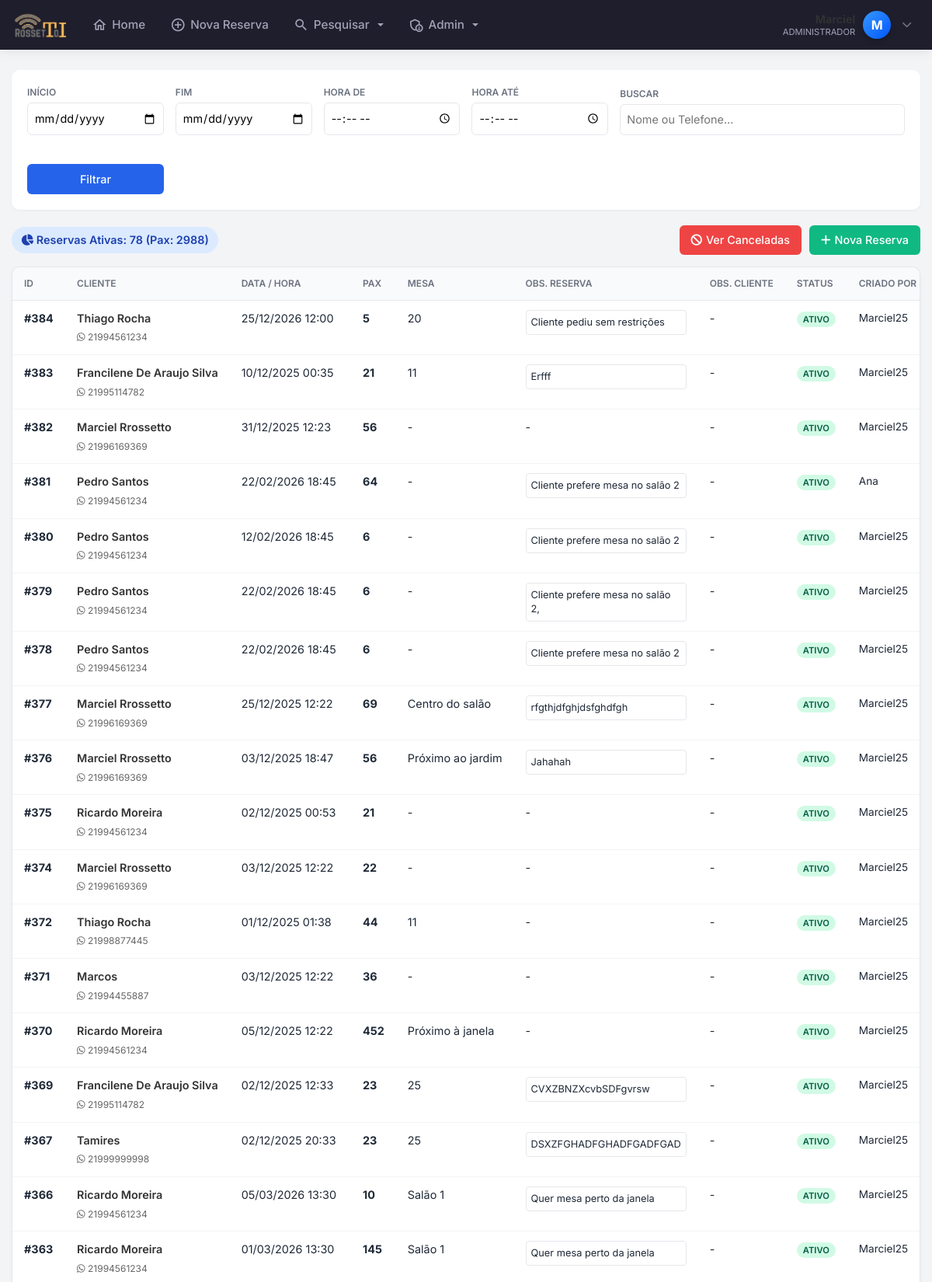
The app's page /pesquisar.php (signed in, upper part) with its own data.
### tables this page shows
CREATE TABLE `clientes` (
  `id` int(11) NOT NULL AUTO_INCREMENT,
  `nome` varchar(100) NOT NULL,
  `data` date NOT NULL,
  `num_pessoas` int(11) NOT NULL,
  `horario` time NOT NULL,
  `telefone` varchar(255) DEFAULT NULL,
  `telefone2` varchar(255) DEFAULT NULL,
  `tipo_evento` varchar(50) NOT NULL,
  `forma_pagamento` varchar(50) NOT NULL,
  `valor_rodizio` int(11) DEFAULT NULL,
  `num_mesa` varchar(255) DEFAULT NULL,
  `observacoes` varchar(300) NOT NULL,
  `obsCliente` varchar(255) DEFAULT NULL,
  `data_emissao` datetime NOT NULL DEFAULT current_timestamp(),
  `status` tinyint(1) DEFAULT 1,
  `confirmado` tinyint(1) DEFAULT 0,
  `usuario_id` int(11) DEFAULT NULL,
  `motivo_cancelamento` varchar(255) DEFAULT NULL,
  PRIMARY KEY (`id`)
);

### pesquisar.php (the view, shortened to what this page needs)
<?php
require 'config.php';
require 'cabecalho.php';
$data_inicio = $_GET['data_inicio'] ?? "";
$data_fim    = $_GET['data_fim'] ?? "";
$hora_inicio = $_GET['hora_inicio'] ?? "";
$hora_fim    = $_GET['hora_fim'] ?? "";
$busca       = $_GET['busca'] ?? "";
$verCanceladas = isset($_GET['canceladas']) && $_GET['canceladas'] == '1';
$where = " WHERE 1=1 ";
$params = [];
if ($verCanceladas) {
    $where .= " AND status = 0";
    $tituloPagina = "Reservas Canceladas";
    $corBadge = "#fee2e2";
    $corTextoBadge = "#991b1b";
} else {
    $where .= " AND status <> 0";
    $tituloPagina = "Reservas Ativas";
}
$sqlCount = $pdo->prepare("SELECT COUNT(*) as total FROM clientes {$where}");
$sqlCount->execute($params);
$totalRegistros = $sqlCount->fetch()['total'];
$sqlSoma = $pdo->prepare("SELECT SUM(num_pessoas) as soma FROM clientes {$where}");
$sqlSoma->execute($params);
$total_pessoas = $sqlSoma->fetch()['soma'] ?? 0;
$sqlLista = $pdo->prepare("
    SELECT
        clientes.*,
        (SELECT nome FROM login WHERE id = clientes.usuario_id LIMIT 1) as nome_criador
    FROM clientes
    {$where}
    ORDER BY id DESC
");
$sqlLista->execute();
$reservas = $sqlLista->fetchAll(PDO::FETCH_ASSOC);
?>
<!DOCTYPE html>
<html lang="pt-br">
<head>
<link href="https://cdnjs.cloudflare.com/ajax/libs/font-awesome/6.4.0/css/all.min.css" rel="stylesheet">
</head>
<body>
<div class="main-wrapper">
    <div class="filter-card">
        <form method="GET" class="filter-grid">
            <div><label class="form-label">Início</label><input type="date" name="data_inicio" class="form-input" value="<?= $data_inicio ?>"></div>
            <div><label class="form-label">Fim</label><input type="date" name="data_fim" class="form-input" value="<?= $data_fim ?>"></div>
            <div><label class="form-label">Hora De</label><input type="time" name="hora_inicio" class="form-input" value="<?= $hora_inicio ?>"></div>
            <div><label class="form-label">Hora Até</label><input type="time" name="hora_fim" class="form-input" value="<?= $hora_fim ?>"></div>
            <div style="grid-column: span 2;"><label class="form-label">Buscar</label><input type="text" name="busca" class="form-input" placeholder="Nome ou Telefone..." value="<?= htmlspecialchars($busca) ?>"></div>
            <div class="btn-submit-div"><label class="form-label">&nbsp;</label><button type="submit" class="btn-submit">Filtrar</button></div>
        </form>
    </div>
    <div class="info-bar">
        <span class="badge-total">
            <i class="fas fa-chart-pie"></i> <?= $tituloPagina ?>: <?= $totalRegistros ?> (Pax: <?= $total_pessoas ?>)
        </span>
        <div class="btn-group-actions">
            <?php if ($verCanceladas): ?>
                <a href="pesquisar.php" class="btn-back"><i class="fas fa-arrow-left"></i> Voltar p/ Ativas</a>
            <?php else: ?>
                <a href="?canceladas=1" class="btn-cancel"><i class="fas fa-ban"></i> Ver Canceladas</a>
                <a href="adicionar_reserva.php" class="btn-new"><i class="fas fa-plus"></i> Nova Reserva</a>
            <?php endif; ?>
        </div>
    </div>
    <div class="table-responsive">
        <table class="data-table">
            <thead>
                <tr>
                    <th width="50">ID</th>
                    <th width="200">Cliente</th>
                    <th width="140">Data / Hora</th>
                    <th width="60">Pax</th>
                    <th width="80">Mesa</th>
                    <th>Obs. Reserva</th>
                    <th>Obs. Cliente</th>
                    <th width="80">Status</th>
                    <th width="100">Criado Por</th>
                </tr>
            </thead>
            <tbody>
                <?php if(count($reservas) > 0): ?>
                    <?php foreach($reservas as $r):
                        $status = (int)$r['status'];
                        $nome = ucwords(strtolower($r['nome']));
                        $dataShow = date('d/m/Y H:i', strtotime($r['data'] . ' ' . $r['horario']));
                        $nomeCriador = !empty($r['nome_criador']) ? htmlspecialchars(ucwords(strtolower($r['nome_criador']))) : '---';
                    ?>
                    <tr class="<?= $status === 0 ? 'row-cancelled' : '' ?>">
                        <td><strong>#<?= $r['id'] ?></strong></td>
                        <td>
                            <span class="user-name"><?= $nome ?></span>
                            <span style="font-size:0.75rem; color:#666"><i class="fab fa-whatsapp"></i> <?= $r['telefone'] ?></span>
                        </td>
                        <td><?= $dataShow ?></td>
                        <td><strong><?= $r['num_pessoas'] ?></strong></td>
                        <td><?= $r['num_mesa'] ?: '-' ?></td>
                        <td>
                            <?php if($r['observacoes']): ?>
                                <div class="scroll-box"><?= nl2br(htmlspecialchars($r['observacoes'])) ?></div>
                            <?php else: ?> - <?php endif; ?>
                        </td>
                        <td>
                            <?php if($r['obsCliente']): ?>
                                <div class="scroll-box" style="border-left: 2px solid var(--primary);"><?= nl2br(htmlspecialchars($r['obsCliente'])) ?></div>
                            <?php else: ?> - <?php endif; ?>
                        </td>
                        <td>
                            <span class="status-badge <?= $status === 0 ? 'st-cancel' : 'st-active' ?>">
                                <?= $status === 0 ? 'Cancelado' : 'Ativo' ?>
                            </span>
                        </td>
                        <td style="font-size:0.85rem;"><?= $nomeCriador ?></td>
                    </tr>
                    <?php endforeach; ?>
                <?php else: ?>
                    <tr><td colspan="10" style="text-align:center; padding:30px; color:#999;">Nenhum registro encontrado.</td></tr>
                <?php endif; ?>
            </tbody>
        </table>
    </div>
</div>
</body>
</html>

### cabecalho.php (shortened to what this page needs)
<?php
require 'config.php';
$nome_usuario = "Visitante";
$status = null;
$letra_avatar = "U";
if (isset($_SESSION['mmnlogin'])) {
    $user_id = $_SESSION['mmnlogin'];
    try {
        $sql = $pdo->prepare("SELECT nome, status, email FROM login WHERE id = :id");
        $sql->bindValue(':id', $user_id);
        $sql->execute();
        if ($sql->rowCount() > 0) {
            $usuario = $sql->fetch(PDO::FETCH_ASSOC);
            $nome_completo = ucwords(strtolower($usuario['nome']));
            $partes_nome = explode(' ', $nome_completo);
            $nome_usuario = $partes_nome[0];
            $status = $usuario['status'];
            $letra_avatar = strtoupper(substr($nome_usuario, 0, 1));
        }
    } catch (PDOException $e) {
    }
}
?>
<!DOCTYPE html>
<html lang="pt-br">
<head>
    <link rel="stylesheet" href="https://cdn.jsdelivr.net/npm/bootstrap@4.6.2/dist/css/bootstrap.min.css">
    <link rel="stylesheet" href="https://cdnjs.cloudflare.com/ajax/libs/font-awesome/6.5.0/css/all.min.css">
</head>
<body>
<nav class="navbar navbar-expand-lg navbar-dark fixed-top navbar-custom">
    <a class="navbar-brand mr-auto" href="index.php">
        <img src="./rossetto28.png" alt="Logo">
    </a>
    <div class="collapse navbar-collapse" id="menuPrincipal">
        <ul class="navbar-nav mr-auto ml-3">
            <li class="nav-item">
                <a class="nav-link" href="index.php">
                    <i class="material-icons-outlined">home</i> Home
                </a>
            </li>
            <li class="nav-item">
                <a class="nav-link" href="adicionar_reserva.php">
                    <i class="material-icons-outlined">add_circle_outline</i> Nova Reserva
                </a>
            </li>
            <li class="nav-item dropdown">
                <a class="nav-link dropdown-toggle" href="#" id="dropPesquisa" data-toggle="dropdown" aria-haspopup="true" aria-expanded="false">
                    <i class="material-icons-outlined">search</i> Pesquisar
                </a>
            </li>
            <?php if ($status == 1): ?>
            <li class="nav-item dropdown">
                <a class="nav-link dropdown-toggle" href="#" id="dropAdmin" data-toggle="dropdown" aria-haspopup="true" aria-expanded="false">
                    <i class="material-icons-outlined">admin_panel_settings</i> Admin
                </a>
            </li>
            <?php endif; ?>
        </ul>
        <ul class="navbar-nav d-none d-lg-flex align-items-center">
            <li class="nav-item dropdown">
                <div class="user-profile-widget" data-toggle="dropdown" aria-haspopup="true" aria-expanded="false">
                    <div class="user-info text-right">
                        <span class="user-name"><?= htmlspecialchars($nome_usuario) ?></span>
                        <span class="user-role"><?= ($status == 1) ? 'Administrador' : 'Colaborador' ?></span>
                    </div>
                    <div class="user-avatar">
                        <?= $letra_avatar ?>
                    </div>
                    <i class="fas fa-chevron-down text-muted ml-1" style="font-size: 0.8rem;"></i>
                </div>
            </li>
        </ul>
    </div>
</nav>
</body>
</html>

### cabecalho.php (style rules this page uses)
:root { --primary-bg: #1e1e2d; --active-color: #3699ff; --text-color: #a2a3b7; --text-hover: #ffffff; }
body { padding-top: 70px; background-color: #f5f8fa; }
.navbar-custom { background-color: var(--primary-bg); box-shadow: 0 0 15px rgba(0,0,0,0.1); padding: 0.5rem 1rem; }
.navbar-brand img { height: 35px; transition: transform 0.2s; }
.navbar-dark .navbar-nav .nav-link { color: var(--text-color); font-weight: 500; font-size: 0.95rem; display: flex; align-items: center; gap: 6px; padding: 0.8rem 1rem; border-radius: 6px; transition: all 0.2s ease; }
.material-icons-outlined { font-size: 20px; }
.user-profile-widget { cursor: pointer; padding: 5px 10px; border-radius: 50px; transition: background 0.2s; display: flex; align-items: center; gap: 10px; }
.user-avatar { width: 36px; height: 36px; background: linear-gradient(135deg, #3699ff, #0055ff); color: white; border-radius: 50%; display: flex; align-items: center; justify-content: center; font-weight: 700; font-size: 16px; box-shadow: 0 3px 6px rgba(0,0,0,0.2); }
.user-info { display: flex; flex-direction: column; line-height: 1.1; }
.user-name { color: white; font-weight: 600; font-size: 0.9rem; }
.user-role { color: var(--text-color); font-size: 0.7rem; text-transform: uppercase; }

### records on screen
clientes: id "384", nome "Thiago Rocha", telefone "21994561234", dataShow "25/12/2026 12:00", num_pessoas "5", num_mesa "20", observacoes "Cliente pediu sem restrições", status "ATIVO", nomeCriador "Marciel25"
clientes: id "383", nome "Francilene De Araujo Silva", telefone "21995114782", dataShow "10/12/2025 00:35", num_pessoas "21", num_mesa "11", observacoes "Erfff", status "ATIVO", nomeCriador "Marciel25"
clientes: id "382", nome "Marciel Rrossetto", telefone "21996169369", dataShow "31/12/2025 12:23", num_pessoas "56", num_mesa "-", status "ATIVO", nomeCriador "Marciel25"
clientes: id "381", nome "Pedro Santos", telefone "21994561234", dataShow "22/02/2026 18:45", num_pessoas "64", num_mesa "-", observacoes "Cliente prefere mesa no salão 2", status "ATIVO", nomeCriador "Ana"
clientes: id "380", nome "Pedro Santos", telefone "21994561234", dataShow "12/02/2026 18:45", num_pessoas "6", num_mesa "-", observacoes "Cliente prefere mesa no salão 2", status "ATIVO", nomeCriador "Marciel25"
clientes: id "379", nome "Pedro Santos", telefone "21994561234", dataShow "22/02/2026 18:45", num_pessoas "6", num_mesa "-", observacoes "Cliente prefere mesa no salão 2,", status "ATIVO", nomeCriador "Marciel25"
clientes: id "378", nome "Pedro Santos", telefone "21994561234", dataShow "22/02/2026 18:45", num_pessoas "6", num_mesa "-", observacoes "Cliente prefere mesa no salão 2", status "ATIVO", nomeCriador "Marciel25"
clientes: id "377", nome "Marciel Rrossetto", telefone "21996169369", dataShow "25/12/2025 12:22", num_pessoas "69", num_mesa "Centro do salão", observacoes "rfgthjdfghjdsfghdfgh", status "ATIVO", nomeCriador "Marciel25"
clientes: id "376", nome "Marciel Rrossetto", telefone "21996169369", dataShow "03/12/2025 18:47", num_pessoas "56", num_mesa "Próximo ao jardim", observacoes "Jahahah", status "ATIVO", nomeCriador "Marciel25"
clientes: id "375", nome "Ricardo Moreira", telefone "21994561234", dataShow "02/12/2025 00:53", num_pessoas "21", num_mesa "-", status "ATIVO", nomeCriador "Marciel25"
clientes: id "374", nome "Marciel Rrossetto", telefone "21996169369", dataShow "03/12/2025 12:22", num_pessoas "22", num_mesa "-", status "ATIVO", nomeCriador "Marciel25"
clientes: id "372", nome "Thiago Rocha", telefone "21998877445", dataShow "01/12/2025 01:38", num_pessoas "44", num_mesa "11", status "ATIVO", nomeCriador "Marciel25"
clientes: id "371", nome "Marcos", telefone "21994455887", dataShow "03/12/2025 12:22", num_pessoas "36", num_mesa "-", status "ATIVO", nomeCriador "Marciel25"
clientes: id "370", nome "Ricardo Moreira", telefone "21994561234", dataShow "05/12/2025 12:22", num_pessoas "452", num_mesa "Próximo à janela", status "ATIVO", nomeCriador "Marciel25"
clientes: id "369", nome "Francilene De Araujo Silva", telefone "21995114782", dataShow "02/12/2025 12:33", num_pessoas "23", num_mesa "25", observacoes "CVXZBNZXcvbSDFgvrsw", status "ATIVO", nomeCriador "Marciel25"
clientes: id "367", nome "Tamires", telefone "21999999998", dataShow "02/12/2025 20:33", num_pessoas "23", num_mesa "25", observacoes "DSXZFGHADFGHADFGADFGAD", status "ATIVO", nomeCriador "Marciel25"
clientes: id "366", nome "Ricardo Moreira", telefone "21994561234", dataShow "05/03/2026 13:30", num_pessoas "10", num_mesa "Salão 1", observacoes "Quer mesa perto da janela", status "ATIVO", nomeCriador "Marciel25"
clientes: id "363", nome "Ricardo Moreira", telefone "21994561234", dataShow "01/03/2026 13:30", num_pessoas "145", num_mesa "Salão 1", observacoes "Quer mesa perto da janela", status "ATIVO", nomeCriador "Marciel25"

### other values on screen
$nome_usuario "Marciel"
$letra_avatar "M"
$tituloPagina "Reservas Ativas"
$totalRegistros "78"
$total_pessoas "2988"
